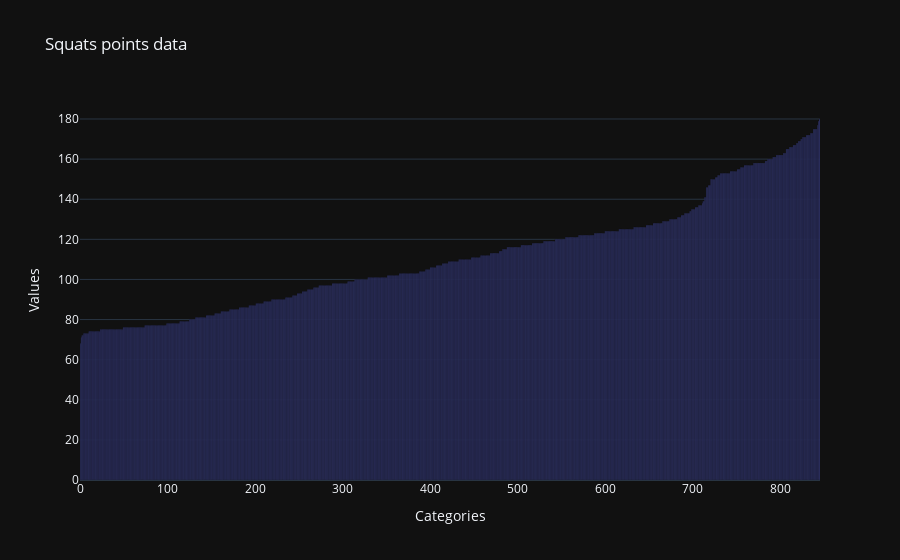

Notebook code for this chart:
### Code cell
import plotly.graph_objects as go

# Sample data
categories = list( range(len(squats)) )
values = sorted([info.shape[0] for info in squats])

# Create a figure
fig = go.Figure()

# Add a bar trace to the figure
fig.add_trace(go.Bar(x=categories, y=values))

# Update layout (optional but recommended for clarity)
fig.update_layout(
    title='Squats points data',
    xaxis_title='Categories',
    yaxis_title='Values'
)

# Show the plot
fig.show()

### Figure 1 — Plotly figure (JSON) as saved in the notebook; plotly's stock layout.template omitted (floating-point values rounded to 4 significant figures; data arrays with more than 128 entries replaced by an {"elided": "..."} marker saying what was removed)
{"data": [{"x": {"elided": "846 int values"}, "y": {"elided": "846 int values"}, "type": "bar"}], "layout": {"title": {"text": "Squats points data"}, "xaxis": {"title": {"text": "Categories"}}, "yaxis": {"title": {"text": "Values"}}}}
